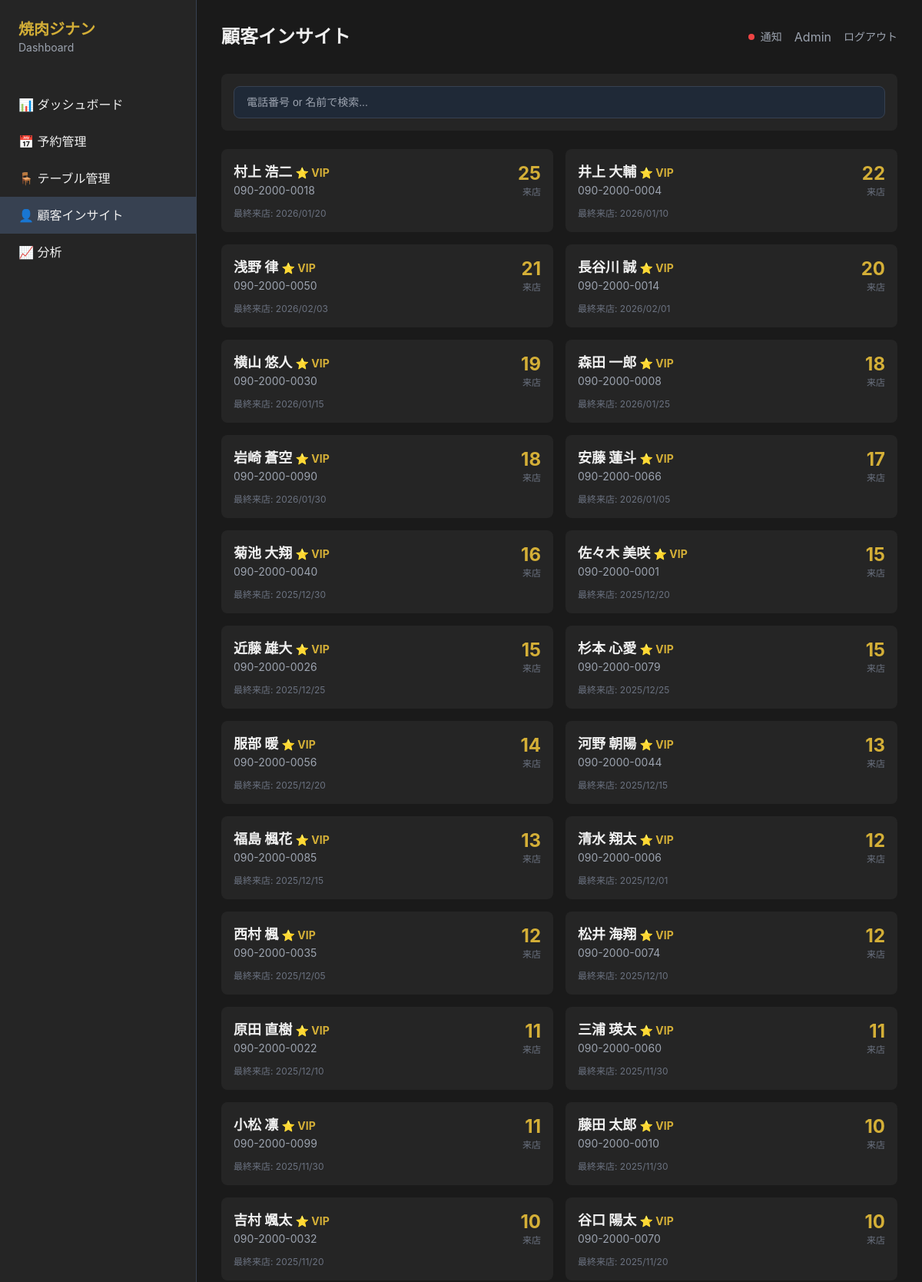
The page /admin/customers (upper part) on the database its author committed.
### backend/app/models/customer.py (models this page shows)
class BranchCustomer(Base):
    __tablename__ = "branch_customers"
    id = Column(String(36), primary_key=True, default=lambda: str(uuid.uuid4()))
    global_customer_id = Column(String(36), ForeignKey("global_customers.id"), nullable=False)
    branch_code = Column(String(50), nullable=False, index=True)
    visit_count = Column(Integer, default=0)
    last_visit = Column(DateTime(timezone=True))
    is_vip = Column(Boolean, default=False)
    notes = Column(String(1000))  # Staff notes
    created_at = Column(DateTime(timezone=True), server_default=func.now())
    updated_at = Column(DateTime(timezone=True), onupdate=func.now())
    global_customer = relationship("GlobalCustomer", back_populates="branch_customers")
    preferences = relationship("CustomerPreference", back_populates="branch_customer")
    __table_args__ = (
    )

class GlobalCustomer(Base):
    __tablename__ = "global_customers"
    id = Column(String(36), primary_key=True, default=lambda: str(uuid.uuid4()))
    phone = Column(String(20), unique=True, nullable=False, index=True)
    name = Column(String(255))
    email = Column(String(255))
    created_at = Column(DateTime(timezone=True), server_default=func.now())
    branch_customers = relationship("BranchCustomer", back_populates="global_customer")

### backend/app/routers/dashboard.py (the view)
@router.get("/customers", response_class=HTMLResponse)
async def customers_list(
    request: Request,
    db: AsyncSession = Depends(get_db),
    branch_code: str = Query(default="jinan"),
    search: Optional[str] = None,
    id: Optional[str] = Query(default=None),
):
    if id:
        return await customer_detail(request, id, db, branch_code)
    query = (
        select(BranchCustomer)
        .options(
            selectinload(BranchCustomer.global_customer),
            selectinload(BranchCustomer.preferences)
        )
        .where(BranchCustomer.branch_code == branch_code)
    )
    if search:
        query = query.join(GlobalCustomer).where(
            (GlobalCustomer.phone.ilike(f"%{search}%")) |
            (GlobalCustomer.name.ilike(f"%{search}%"))
        )
    query = query.order_by(BranchCustomer.visit_count.desc())
    result = await db.execute(query)
    customers = result.scalars().all()
    return templates.TemplateResponse("dashboard/customers.html", {
        "request": request,
        "active": "customers",
        "customers": customers,
        "search": search,
        "branch_code": branch_code,
    })

### backend/app/database.py (called while the page is built)
async def get_db():
    async with AsyncSessionLocal() as session:
        try:
            yield session
        finally:
            await session.close()

### dashboard/templates/dashboard/customers.html (shortened to what this page needs)
{% extends "base.html" %}
{% block header %}顧客インサイト{% endblock %}
{% block content %}
<div class="card p-4 mb-6">
    <div class="flex gap-4">
        <input type="text"
               name="search"
               value="{{ search or '' }}"
               placeholder="電話番号 or 名前で検索..."
               class="flex-1 bg-gray-800 border border-gray-700 rounded-lg px-4 py-3 focus:border-primary focus:outline-none"
               hx-get="/admin/customers"
               hx-trigger="keyup changed delay:300ms"
               hx-target="#customers-list"
               hx-include="[name='branch_code']">
    </div>
</div>
<div id="customers-list" class="grid grid-cols-1 md:grid-cols-2 lg:grid-cols-3 gap-4">
    {% for customer in customers %}
    <div class="card p-4 hover:bg-gray-700 transition cursor-pointer"
         hx-get="/admin/customers/{{ customer.id }}?branch_code={{ branch_code }}"
         hx-target="#modal-content"
         hx-trigger="click"
         onclick="document.getElementById('modal').classList.remove('hidden')">
        <div class="flex items-start justify-between mb-3">
            <div>
                <div class="font-bold text-lg">
                    {{ customer.global_customer.name }}
                    {% if customer.is_vip %}
                    <span class="text-primary text-sm">⭐ VIP</span>
                    {% endif %}
                </div>
                <div class="text-sm text-gray-400">{{ customer.global_customer.phone }}</div>
            </div>
            <div class="text-right">
                <div class="text-2xl font-bold text-primary">{{ customer.visit_count }}</div>
                <div class="text-xs text-gray-500">来店</div>
            </div>
        </div>
        {% if customer.last_visit %}
        <div class="text-xs text-gray-500 mt-3">
            最終来店: {{ customer.last_visit.strftime('%Y/%m/%d') }}
        </div>
        {% endif %}
    </div>
    {% endfor %}
</div>
{% endblock %}

### dashboard/static/css/dashboard.css (style rules this page uses)
*, *::before, *::after { box-sizing: border-box; }
* { margin: 0; padding: 0; }
html { font-family: -apple-system, BlinkMacSystemFont, 'Segoe UI', Roboto, 'Helvetica Neue', Arial, sans-serif; line-height: 1.5; -webkit-text-size-adjust: 100%; }
:root { --primary: #d4af37; --bg-dark: #1a1a1a; --bg-card: #252525; --gray-100: #f3f4f6; --gray-200: #e5e7eb; --gray-300: #d1d5db; --gray-400: #9ca3af; --gray-500: #6b7280; --gray-600: #4b5563; --gray-700: #374151; --gray-800: #1f2937; --gray-900: #111827; --green-400: #4ade80; --green-500: #22c55e; --green-600: #16a34a; --yellow-400: #facc15; --yellow-500: #eab308; --red-400: #f87171; --red-500: #ef4444; --blue-400: #60a5fa; --blue-500: #3b82f6; --purple-400: #c084fc; --pink-400: #f472b6; }
body { background-color: var(--bg-dark); color: #f0f0f0; }
.flex { display: flex; }
.grid { display: grid; }
.flex-1 { flex: 1 1 0%; }
.items-start { align-items: flex-start; }
.justify-between { justify-content: space-between; }
.gap-4 { gap: 1rem; }
.grid-cols-1 { grid-template-columns: repeat(1, minmax(0, 1fr)); }
.p-4 { padding: 1rem; }
.px-4 { padding-left: 1rem; padding-right: 1rem; }
.py-3 { padding-top: 0.75rem; padding-bottom: 0.75rem; }
.mt-3 { margin-top: 0.75rem; }
.mb-3 { margin-bottom: 0.75rem; }
.mb-6 { margin-bottom: 1.5rem; }
.min-h-screen { min-height: 100vh; }
.text-xs { font-size: 0.75rem; line-height: 1rem; }
.text-sm { font-size: 0.875rem; line-height: 1.25rem; }
.text-lg { font-size: 1.125rem; line-height: 1.75rem; }
.text-2xl { font-size: 1.5rem; line-height: 2rem; }
.font-bold { font-weight: 700; }
.text-right { text-align: right; }
.text-primary { color: var(--primary); }
.text-gray-400 { color: var(--gray-400); }
.text-gray-500 { color: var(--gray-500); }
.bg-gray-800 { background-color: var(--gray-800); }
.border { border-width: 1px; border-style: solid; }
.border-gray-700 { border-color: var(--gray-700); }
.rounded-lg { border-radius: 0.5rem; }
.transition { transition-property: background-color, border-color, color, fill, stroke, opacity, box-shadow, transform; transition-timing-function: cubic-bezier(0.4, 0, 0.2, 1); transition-duration: 150ms; }
.cursor-pointer { cursor: pointer; }
input, select, textarea { background-color: var(--gray-700); border: 1px solid var(--gray-600); border-radius: 0.375rem; padding: 0.5rem 0.75rem; color: #f0f0f0; font-size: 0.875rem; width: 100%; }
input::placeholder, textarea::placeholder { color: var(--gray-400); }
.card { background-color: var(--bg-card); border-radius: 0.5rem; }
@media (min-width: 1024px) { .lg\:grid-cols-3 { grid-template-columns: repeat(3, minmax(0, 1fr)); } }
@media (min-width: 768px) { .md\:grid-cols-2 { grid-template-columns: repeat(2, minmax(0, 1fr)); } }

### rows shown on the page
BranchCustomer: global_customer.name "村上 浩二", is_vip "⭐ VIP", global_customer.phone "090-2000-0018", visit_count "25", last_visit "2026/01/20"
BranchCustomer: global_customer.name "井上 大輔", is_vip "⭐ VIP", global_customer.phone "090-2000-0004", visit_count "22", last_visit "2026/01/10"
BranchCustomer: global_customer.name "浅野 律", is_vip "⭐ VIP", global_customer.phone "090-2000-0050", visit_count "21", last_visit "2026/02/03"
BranchCustomer: global_customer.name "長谷川 誠", is_vip "⭐ VIP", global_customer.phone "090-2000-0014", visit_count "20", last_visit "2026/02/01"
BranchCustomer: global_customer.name "横山 悠人", is_vip "⭐ VIP", global_customer.phone "090-2000-0030", visit_count "19", last_visit "2026/01/15"
BranchCustomer: global_customer.name "森田 一郎", is_vip "⭐ VIP", global_customer.phone "090-2000-0008", visit_count "18", last_visit "2026/01/25"
BranchCustomer: global_customer.name "岩崎 蒼空", is_vip "⭐ VIP", global_customer.phone "090-2000-0090", visit_count "18", last_visit "2026/01/30"
BranchCustomer: global_customer.name "安藤 蓮斗", is_vip "⭐ VIP", global_customer.phone "090-2000-0066", visit_count "17", last_visit "2026/01/05"
BranchCustomer: global_customer.name "菊池 大翔", is_vip "⭐ VIP", global_customer.phone "090-2000-0040", visit_count "16", last_visit "2025/12/30"
BranchCustomer: global_customer.name "佐々木 美咲", is_vip "⭐ VIP", global_customer.phone "090-2000-0001", visit_count "15", last_visit "2025/12/20"
BranchCustomer: global_customer.name "近藤 雄大", is_vip "⭐ VIP", global_customer.phone "090-2000-0026", visit_count "15", last_visit "2025/12/25"
BranchCustomer: global_customer.name "杉本 心愛", is_vip "⭐ VIP", global_customer.phone "090-2000-0079", visit_count "15", last_visit "2025/12/25"
BranchCustomer: global_customer.name "服部 暖", is_vip "⭐ VIP", global_customer.phone "090-2000-0056", visit_count "14", last_visit "2025/12/20"
BranchCustomer: global_customer.name "河野 朝陽", is_vip "⭐ VIP", global_customer.phone "090-2000-0044", visit_count "13", last_visit "2025/12/15"
BranchCustomer: global_customer.name "福島 楓花", is_vip "⭐ VIP", global_customer.phone "090-2000-0085", visit_count "13", last_visit "2025/12/15"
BranchCustomer: global_customer.name "清水 翔太", is_vip "⭐ VIP", global_customer.phone "090-2000-0006", visit_count "12", last_visit "2025/12/01"
BranchCustomer: global_customer.name "西村 楓", is_vip "⭐ VIP", global_customer.phone "090-2000-0035", visit_count "12", last_visit "2025/12/05"
BranchCustomer: global_customer.name "松井 海翔", is_vip "⭐ VIP", global_customer.phone "090-2000-0074", visit_count "12", last_visit "2025/12/10"
BranchCustomer: global_customer.name "原田 直樹", is_vip "⭐ VIP", global_customer.phone "090-2000-0022", visit_count "11", last_visit "2025/12/10"
BranchCustomer: global_customer.name "三浦 瑛太", is_vip "⭐ VIP", global_customer.phone "090-2000-0060", visit_count "11", last_visit "2025/11/30"
BranchCustomer: global_customer.name "小松 凛", is_vip "⭐ VIP", global_customer.phone "090-2000-0099", visit_count "11", last_visit "2025/11/30"
BranchCustomer: global_customer.name "藤田 太郎", is_vip "⭐ VIP", global_customer.phone "090-2000-0010", visit_count "10", last_visit "2025/11/30"
BranchCustomer: global_customer.name "吉村 颯太", is_vip "⭐ VIP", global_customer.phone "090-2000-0032", visit_count "10", last_visit "2025/11/20"
BranchCustomer: global_customer.name "谷口 陽太", is_vip "⭐ VIP", global_customer.phone "090-2000-0070", visit_count "10", last_visit "2025/11/20"

### other values the page prints
{{ current_user.email if current_user else 'Admin' }} "Admin"
